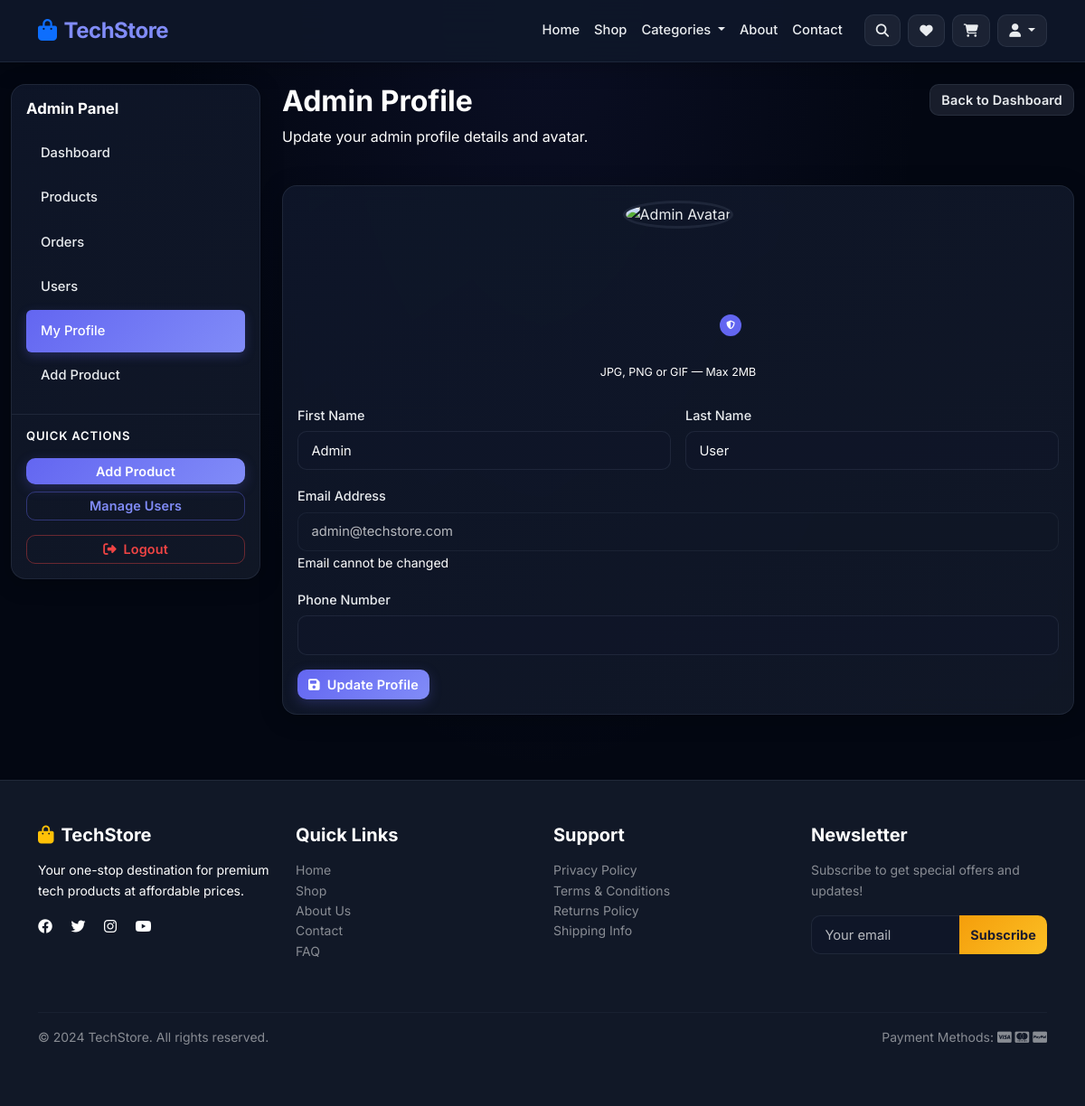
Screenshot of /admin/profile.php (signed in) with the database file from the repository.
### tables this page shows
CREATE TABLE IF NOT EXISTS users (
    user_id INT PRIMARY KEY AUTO_INCREMENT,
    username VARCHAR(50) UNIQUE NOT NULL,
    email VARCHAR(100) UNIQUE NOT NULL,
    password VARCHAR(255) NOT NULL,
    first_name VARCHAR(50),
    last_name VARCHAR(50),
    phone VARCHAR(20),
    role ENUM('customer', 'admin', 'vendor') DEFAULT 'customer',
    status ENUM('active', 'inactive', 'banned') DEFAULT 'active',
    profile_image VARCHAR(255),
    created_at TIMESTAMP DEFAULT CURRENT_TIMESTAMP,
    updated_at TIMESTAMP DEFAULT CURRENT_TIMESTAMP ON UPDATE CURRENT_TIMESTAMP,
    INDEX (email),
    INDEX (username)
);

### classes/User.php (called while the page is built, shortened)
<?php
class User {
    private $conn;
    private $table = 'users';
    public function __construct($connection) {
        $this->conn = $connection;
    }
    public function getUserById($user_id) {
        $query = "SELECT user_id, username, email, first_name, last_name, phone, role, profile_image FROM $this->table WHERE user_id = ?";
        $stmt = $this->conn->prepare($query);
        $stmt->bind_param("i", $user_id);
        $stmt->execute();
        return $stmt->get_result()->fetch_assoc();
    }
}
?>

### includes/config.php (called while the page is built, shortened)
<?php
function getProfileImageUrl($image) {
    return 'https://images.unsplash.com/photo-1494790108377-be9c29b29330?auto=format&fit=crop&w=400&q=80';
}
?>

### admin/profile.php (the view, shortened to what this page needs)
<?php
require_once '../includes/config.php';
require_once '../classes/User.php';
$userClass = new User($conn);
$admin = $userClass->getUserById($_SESSION['user_id']);
include '../includes/header.php';
?>
<div class="container-fluid py-4 admin-panel">
    <div class="row">
        <div class="col-xl-3 col-lg-4 mb-4">
            <?php include 'sidebar.php'; ?>
        </div>
        <div class="col-xl-9 col-lg-8">
            <div class="row mb-4">
                <div class="col-8">
                    <h2>Admin Profile</h2>
                    <p class="text-muted">Update your admin profile details and avatar.</p>
                </div>
                <div class="col-4 text-end">
                    <a href="dashboard.php" class="btn btn-secondary">Back to Dashboard</a>
                </div>
            </div>
            <div class="card border-0 shadow-sm">
                <div class="card-body">
                    <form method="POST" enctype="multipart/form-data">
                        <div class="row justify-content-center mb-4">
                            <div class="col-md-6 col-lg-4 text-center">
                                <div class="profile-avatar-wrapper" onclick="document.getElementById('admin-profile-input').click()">
                                    <img id="admin-avatar-preview" src="<?php echo getProfileImageUrl($admin['profile_image'] ?? ''); ?>" alt="Admin Avatar">
                                    <div class="profile-avatar-badge admin-badge">
                                        <i class="fas fa-shield-alt" style="font-size: 0.6rem;"></i>
                                    </div>
                                </div>
                                <div class="profile-image-meta">
                                    <span class="hint">JPG, PNG or GIF — Max 2MB</span>
                                </div>
                            </div>
                        </div>
                        <div class="row g-3 mb-3">
                            <div class="col-md-6">
                                <label class="form-label">First Name</label>
                                <input type="text" class="form-control" name="first_name" value="<?php echo htmlspecialchars($admin['first_name']); ?>">
                            </div>
                            <div class="col-md-6">
                                <label class="form-label">Last Name</label>
                                <input type="text" class="form-control" name="last_name" value="<?php echo htmlspecialchars($admin['last_name']); ?>">
                            </div>
                        </div>
                        <div class="mb-3">
                            <label class="form-label">Email Address</label>
                            <input type="email" class="form-control" value="<?php echo htmlspecialchars($admin['email']); ?>" disabled>
                            <small class="text-muted">Email cannot be changed</small>
                        </div>
                        <div class="mb-3">
                            <label class="form-label">Phone Number</label>
                            <input type="tel" class="form-control" name="phone" value="<?php echo htmlspecialchars($admin['phone'] ?? ''); ?>">
                        </div>
                        <button type="submit" class="btn btn-primary">
                            <i class="fas fa-save me-2"></i>Update Profile
                        </button>
                    </form>
                </div>
            </div>
        </div>
    </div>
</div>
<?php include '../includes/footer.php'; ?>

### assets/css/style.css (style rules this page uses)
:root { --primary-color: #6366f1; --primary-light: #818cf8; --primary-dark: #4f46e5; --accent-color: #06b6d4; --success-color: #22c55e; --danger-color: #ef4444; --warning-color: #f59e0b; --info-color: #38bdf8; --bg-body: #030712; --bg-primary: #0f172a; --bg-secondary: #111827; --bg-card: rgba(15, 23, 42, 0.85); --bg-input: rgba(15, 23, 42, 0.6); --bg-hover: rgba(99, 102, 241, 0.08); --text-primary: #f8f9fa; --text-secondary: #e9ecef; --text-muted: #ffffff; --text-heading: #ffffff; --border-color: rgba(148, 163, 184, 0.12); --border-focus: rgba(99, 102, 241, 0.6); --glow-primary: 0 0 20px rgba(99, 102, 241, 0.15); --glow-accent: 0 0 30px rgba(6, 182, 212, 0.1); --shadow-card: 0 4px 24px rgba(0, 0, 0, 0.25); --shadow-elevated: 0 12px 40px rgba(0, 0, 0, 0.35); --gradient-primary: linear-gradient(135deg, #6366f1, #818cf8); --gradient-accent: linear-gradient(135deg, #6366f1, #06b6d4); --gradient-card: linear-gradient(145deg, rgba(15, 23, 42, 0.9), rgba(17, 24, 39, 0.95)); --radius-sm: 6px; --radius-md: 10px; --radius-lg: 16px; --radius-xl: 24px; --transition: 0.3s cubic-bezier(0.4, 0, 0.2, 1); }
* { margin: 0; padding: 0; box-sizing: border-box; }
body { font-family: 'Inter', 'Segoe UI', Tahoma, Geneva, Verdana, sans-serif; line-height: 1.6; color: var(--text-secondary); background: radial-gradient(ellipse at top, rgba(99, 102, 241, 0.08), transparent 50%), var(--bg-body); min-height: 100vh; -webkit-font-smoothing: antialiased; -moz-osx-font-smoothing: grayscale; }
a { color: var(--primary-light); text-decoration: none; transition: color var(--transition); }
h1, h2, h3, h4, h5, h6 { color: var(--text-heading); font-weight: 700; }
.text-secondary, .text-muted { color: var(--text-muted) !important; }
.card { background: var(--gradient-card); border: 1px solid var(--border-color); border-radius: var(--radius-lg); box-shadow: var(--shadow-card); backdrop-filter: blur(10px); -webkit-backdrop-filter: blur(10px); transition: transform var(--transition), box-shadow var(--transition); color: var(--text-secondary); }
.form-control, .form-select { background: var(--bg-input); border: 1px solid var(--border-color); border-radius: var(--radius-md); color: var(--text-primary); padding: 0.6rem 0.9rem; font-size: 0.92rem; font-family: 'Inter', sans-serif; transition: border-color var(--transition), box-shadow var(--transition), background var(--transition); }
.form-control::placeholder { color: var(--text-muted); opacity: 0.7; }
.form-control:disabled, .form-control[readonly], .form-select:disabled { background: rgba(15, 23, 42, 0.4); color: var(--text-muted); opacity: 0.7; cursor: not-allowed; }
.form-label { font-weight: 500; margin-bottom: 6px; color: var(--text-secondary); font-size: 0.9rem; }
.btn { font-family: 'Inter', sans-serif; font-weight: 600; border-radius: var(--radius-md); transition: all var(--transition); font-size: 0.9rem; letter-spacing: 0.01em; }
.btn-primary { background: var(--gradient-primary); border: none; color: #fff; box-shadow: 0 4px 14px rgba(99, 102, 241, 0.25); }
.btn-secondary { background: rgba(148, 163, 184, 0.15); border: 1px solid var(--border-color); color: var(--text-secondary); }
.profile-avatar-wrapper { position: relative; width: 160px; height: 160px; margin: 0 auto 1rem; cursor: pointer; }
.profile-avatar-wrapper img { width: 100%; height: 100%; object-fit: cover; border-radius: 50%; border: 3px solid var(--border-color); transition: border-color var(--transition), filter var(--transition); }
.profile-avatar-badge { position: absolute; bottom: 8px; right: 8px; width: 28px; height: 28px; border-radius: 50%; display: flex; align-items: center; justify-content: center; font-size: 0.7rem; font-weight: 700; border: 2px solid var(--bg-primary); z-index: 2; }
.profile-avatar-badge.admin-badge { background: var(--primary-color); color: #fff; }
.profile-image-meta { text-align: center; margin-top: 0.5rem; }
.profile-image-meta .hint { font-size: 0.78rem; color: var(--text-muted); }
.shadow-sm { box-shadow: var(--shadow-card) !important; }
.card.border-0 { border: 1px solid var(--border-color) !important; }
.card-body { color: var(--text-secondary); }

### rows the page displays
users: first_name "Admin", last_name "User", email "admin@techstore.com"
